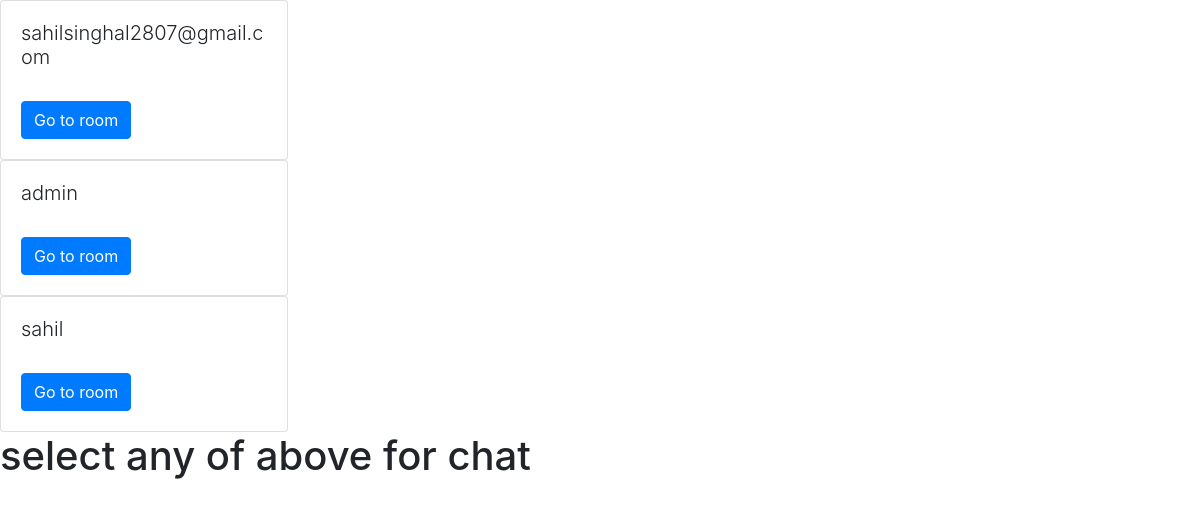
The page /user/ on the database its author committed.
### chat/models.py (models this page shows, shortened)
class Profile(models.Model):
    user = models.ForeignKey(User, on_delete=models.CASCADE)  # Change to ForeignKey
    slug = models.SlugField(max_length=100)
    auth_token = models.CharField(max_length=100)
    is_verified = models.BooleanField(default=False)

### chat/views.py (the view)
# urls.py: path('user/',views.user ,name='user'),
def user(request):
    users=Profile.objects.all()
    return render(request,'user.html',{
        'users':users
    })

### chat/templates/user.html (shortened to what this page needs)
 {% extends "base.html"%}
    {% block content %}
    <!doctype html>
<html lang="en">
  <head>
    <link rel="stylesheet" href="https://cdn.jsdelivr.net/npm/bootstrap@4.4.1/dist/css/bootstrap.min.css">
  </head>
  {% for user in users %}
  <div class="card" style="width: 18rem;">
    <div class="card-body">
      <h5 class="card-title">{{user.user}}</h5>
      <a href="{% url 'room' slug=user.slug %}" class="btn btn-primary">Go to room</a>
    </div>
  </div>
{% endfor %}
  <body>
    <h1>select any of above for chat</h1>
  </body>
</html>
    {% endblock %}

### chat/templates/base.html (style rules this page uses)
html,body { height: 100%; }
.card-title { font-weight:300; }
.btn { font-size: 14px; margin-top:20px; }

### rows shown on the page
Profile: user "sahilsinghal2807@gmail.com"
Profile: user "admin"
Profile: user "sahil"
